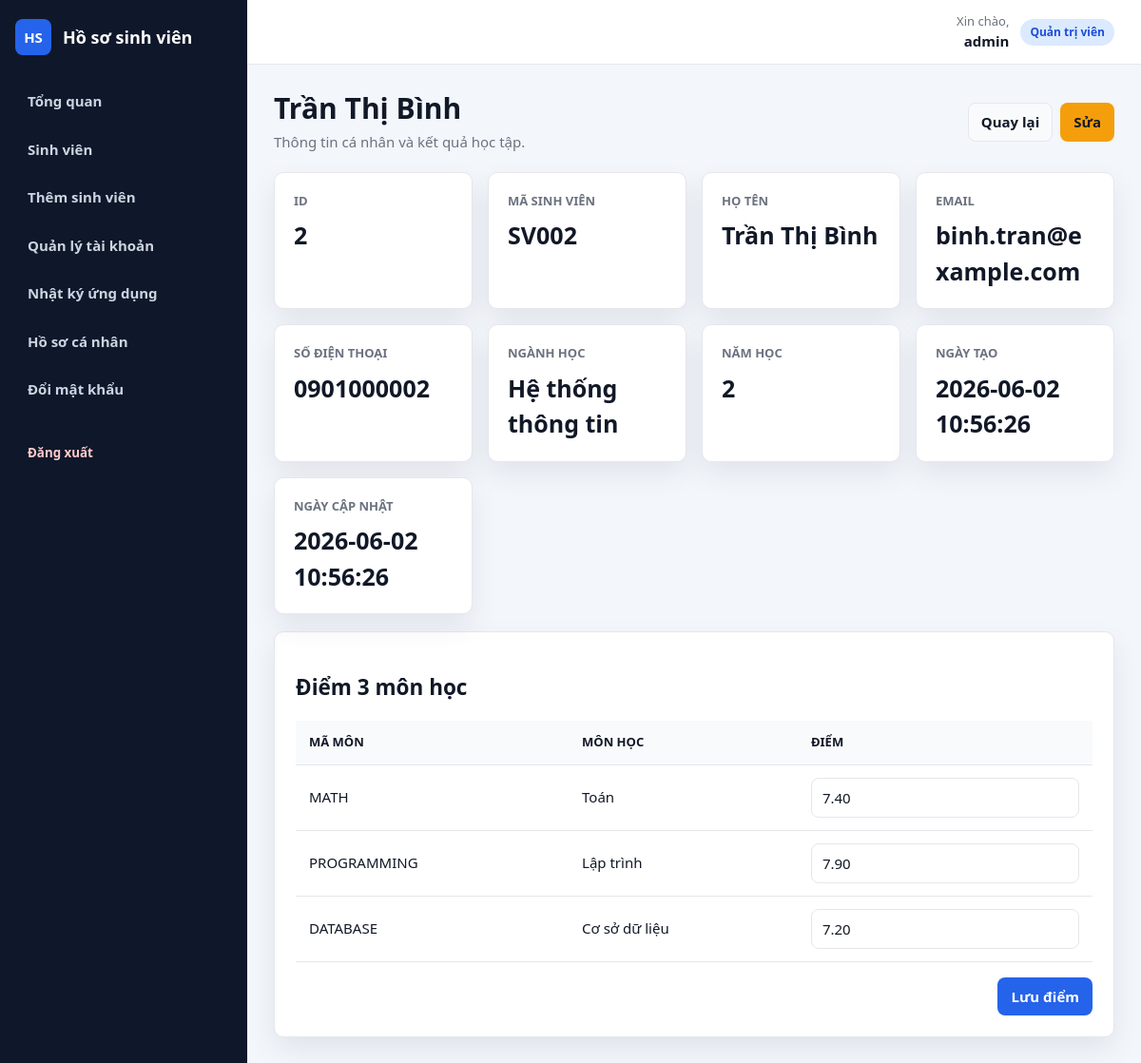
Screenshot of /student_detail.php?id=2 (signed in) with the database file from the repository.
### tables this page shows
CREATE TABLE IF NOT EXISTS students (
    id INT UNSIGNED AUTO_INCREMENT PRIMARY KEY,
    student_code VARCHAR(30) NOT NULL UNIQUE,
    full_name VARCHAR(120) NOT NULL,
    email VARCHAR(120) NOT NULL,
    phone VARCHAR(30) NULL,
    major VARCHAR(120) NULL,
    year TINYINT UNSIGNED NULL,
    created_at TIMESTAMP NOT NULL DEFAULT CURRENT_TIMESTAMP,
    updated_at TIMESTAMP NOT NULL DEFAULT CURRENT_TIMESTAMP ON UPDATE CURRENT_TIMESTAMP,
    INDEX idx_students_search (student_code, full_name, email)
);

CREATE TABLE IF NOT EXISTS student_grades (
    id INT UNSIGNED AUTO_INCREMENT PRIMARY KEY,
    student_id INT UNSIGNED NOT NULL,
    subject_code VARCHAR(30) NOT NULL,
    subject_name VARCHAR(120) NOT NULL,
    score DECIMAL(4, 2) NOT NULL,
    created_at TIMESTAMP NOT NULL DEFAULT CURRENT_TIMESTAMP,
    updated_at TIMESTAMP NOT NULL DEFAULT CURRENT_TIMESTAMP ON UPDATE CURRENT_TIMESTAMP,
    UNIQUE KEY uq_student_grades_subject (student_id, subject_code),
    CONSTRAINT fk_student_grades_student FOREIGN KEY (student_id) REFERENCES students(id) ON DELETE CASCADE
);

### config/database.php (called while the page is built, shortened)
<?php
function get_pdo(): PDO
{
    static $pdo = null;
    if ($pdo instanceof PDO) {
        return $pdo;
    }
    $host = 'localhost';
    $database = 'web_demo_student';
    $username = 'root';
    $password = '';
    $dsn = "mysql:host={$host};dbname={$database};charset=utf8mb4";
    $pdo = new PDO($dsn, $username, $password, [
        PDO::ATTR_ERRMODE => PDO::ERRMODE_EXCEPTION,
        PDO::ATTR_DEFAULT_FETCH_MODE => PDO::FETCH_ASSOC,
        PDO::ATTR_EMULATE_PREPARES => false,
    ]);
    return $pdo;
}

### app/student.php (called while the page is built, shortened)
<?php
require_once __DIR__ . '/../config/database.php';
require_once __DIR__ . '/helpers.php';
function get_student(int $id): ?array
{
    $stmt = get_pdo()->prepare('SELECT * FROM students WHERE id = :id LIMIT 1');
    $stmt->execute(['id' => $id]);
    $student = $stmt->fetch();
    return $student ?: null;
}

### app/grade.php (called while the page is built, shortened)
<?php
require_once __DIR__ . '/../config/database.php';
function list_student_grades(int $studentId): array
{
    $stmt = get_pdo()->prepare(
        'SELECT id, student_id, subject_code, subject_name, score, created_at, updated_at
         FROM student_grades
         WHERE student_id = :student_id
         ORDER BY FIELD(subject_code, "MATH", "PROGRAMMING", "DATABASE")'
    );
    $stmt->execute(['student_id' => $studentId]);
    return $stmt->fetchAll();
}

### public/student_detail.php (the view, shortened to what this page needs)
<?php
require_once __DIR__ . '/../app/grade.php';
require_once __DIR__ . '/../app/student.php';
$id = (int) ($_GET['id'] ?? 0);
$student = $id > 0 ? get_student($id) : null;
$grades = list_student_grades($id);
?>
<section class="page-header">
    <div><h1><?= e($student['full_name']) ?></h1><p>Thông tin cá nhân và kết quả học tập.</p></div>
    <div class="form-actions"><a class="btn btn-secondary" href="students.php">Quay lại</a><a class="btn btn-warning" href="student_form.php?id=<?= e($id) ?>">Sửa</a></div>
</section>
<section class="detail-grid">
    <?php foreach (['id' => 'ID', 'student_code' => 'Mã sinh viên', 'full_name' => 'Họ tên', 'email' => 'Email', 'phone' => 'Số điện thoại', 'major' => 'Ngành học', 'year' => 'Năm học', 'created_at' => 'Ngày tạo', 'updated_at' => 'Ngày cập nhật'] as $key => $label): ?>
        <div class="card"><span class="meta-label"><?= e($label) ?></span><strong><?= e($student[$key]) ?></strong></div>
    <?php endforeach; ?>
</section>
<section class="card">
    <h2>Điểm 3 môn học</h2>
    <form method="post"><?= csrf_input() ?>
        <table class="table grades-table">
            <thead><tr><th>Mã môn</th><th>Môn học</th><th>Điểm</th></tr></thead>
            <tbody><?php foreach ($grades as $grade): ?><tr><td><?= e($grade['subject_code']) ?></td><td><?= e($grade['subject_name']) ?></td><td><input class="form-control" name="grades[<?= e($grade['subject_code']) ?>]" type="number" min="0" max="10" step="0.01" value="<?= e($grade['score']) ?>" required></td></tr><?php endforeach; ?></tbody>
        </table>
        <div class="form-actions grades-actions"><button class="btn btn-primary" type="submit">Lưu điểm</button></div>
    </form>
</section>

### public/assets/style.css (style rules this page uses)
:root { --font-main: "Segoe UI", Tahoma, Arial, sans-serif; --bg: #f3f6fb; --sidebar: #0f172a; --sidebar-soft: #1e293b; --card: #ffffff; --card-soft: #f8fafc; --field: #ffffff; --table-head: #f8fafc; --text: #111827; --muted: #6b7280; --border: #e5e7eb; --primary: #2563eb; --primary-dark: #1d4ed8; --danger: #dc2626; --warning: #f59e0b; --shadow: 0 12px 30px rgba(15, 23, 42, 0.08); --radius: 10px; }
* { box-sizing: border-box; font-family: var(--font-main); }
*::before, *::after { box-sizing: border-box; font-family: var(--font-main); }
body { margin: 0; background: var(--bg); color: var(--text); font-family: var(--font-main); font-size: 15px; line-height: 1.5; }
a { color: var(--primary); text-decoration: none; }
.page-header { align-items: center; display: flex; justify-content: space-between; gap: 18px; margin-bottom: 20px; }
.page-header h1 { font-size: 30px; line-height: 1.2; margin: 0 0 6px; }
.page-header p { color: var(--muted); margin: 0; }
.card, .table-card, .login-card, .stat-card { background: var(--card); border: 1px solid var(--border); border-radius: var(--radius); box-shadow: var(--shadow); }
.card { margin-bottom: 18px; padding: 22px; }
.profile-grid .card, .detail-grid .card { margin-bottom: 0; }
.stats-grid, .profile-grid, .detail-grid { display: grid; gap: 16px; grid-template-columns: repeat(4, minmax(0, 1fr)); margin-bottom: 18px; }
.stat-card, .profile-grid > div, .detail-grid > div { padding: 20px; }
.stat-label, .meta-label { color: var(--muted); display: block; font-size: 13px; font-weight: 800; margin-bottom: 8px; text-transform: uppercase; }
.stat-card strong, .profile-grid strong, .detail-grid strong { display: block; font-size: 25px; overflow-wrap: anywhere; }
.form-control, .form-select, input, select { background: var(--field); border: 1px solid var(--border); border-radius: 8px; color: var(--text); font-family: var(--font-main); font-size: inherit; min-height: 42px; padding: 9px 11px; width: 100%; }
.btn { align-items: center; border: 1px solid transparent; border-radius: 8px; cursor: pointer; display: inline-flex; font-family: var(--font-main); font-size: inherit; font-weight: 800; justify-content: center; min-height: 40px; padding: 8px 13px; white-space: nowrap; }
.btn-primary { background: var(--primary); color: #ffffff; }
.btn-warning { background: var(--warning); color: #111827; }
.btn-secondary { background: var(--card-soft); border-color: var(--border); color: var(--text); }
.form-actions, .actions { display: flex; flex-wrap: wrap; gap: 8px; }
.table, table { border-collapse: collapse; min-width: 980px; width: 100%; }
.grades-table { margin-bottom: 16px; min-width: 0; }
.grades-actions { justify-content: flex-end; }
th, td { border-bottom: 1px solid var(--border); padding: 13px 14px; text-align: left; vertical-align: middle; }
th { background: var(--table-head); color: var(--text); font-size: 13px; text-transform: uppercase; }
td { overflow-wrap: anywhere; }

### rows the page displays
students: full_name "Trần Thị Bình", id "2", student_code "SV002", email "binh.tran@example.com", phone "0901000002", major "Hệ thống thông tin", year "2", created_at "2026-06-02 10:56:26", updated_at "2026-06-02 10:56:26"
student_grades: subject_code "MATH", subject_name "Toán", score "7.40"
student_grades: subject_code "PROGRAMMING", subject_name "Lập trình", score "7.90"
student_grades: subject_code "DATABASE", subject_name "Cơ sở dữ liệu", score "7.20"

### other values shown
$label "Tổng quan"
$label "Sinh viên"
$label "Thêm sinh viên"
$label "Quản lý tài khoản"
$label "Nhật ký ứng dụng"
$label "Hồ sơ cá nhân"
$label "Đổi mật khẩu"
$username "admin"
role_label($role) "Quản trị viên"
$label "ID"
$label "MÃ SINH VIÊN"
$label "HỌ TÊN"
$label "EMAIL"
$label "SỐ ĐIỆN THOẠI"
$label "NGÀNH HỌC"
